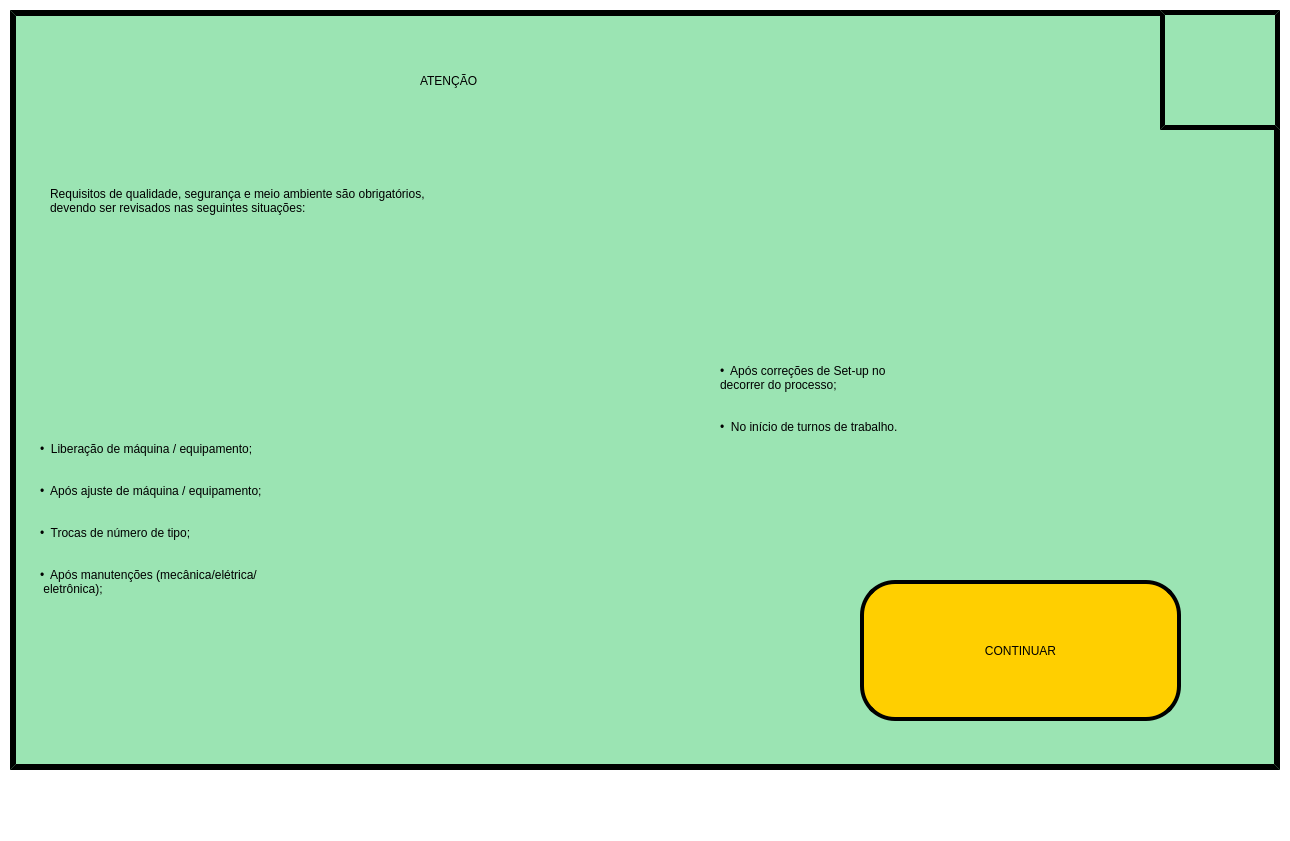
<?xml version="1.0" encoding="UTF-8"?>
<ui version="4.0">
 <class>Atencao</class>
 <widget class="QMainWindow" name="Atencao">
  <property name="geometry">
   <rect>
    <x>0</x>
    <y>0</y>
    <width>1290</width>
    <height>841</height>
   </rect>
  </property>
  <property name="minimumSize">
   <size>
    <width>1290</width>
    <height>841</height>
   </size>
  </property>
  <property name="maximumSize">
   <size>
    <width>1290</width>
    <height>841</height>
   </size>
  </property>
  <property name="windowTitle">
   <string>MainWindow</string>
  </property>
  <property name="styleSheet">
   <string notr="true">background-color: rgb(255, 255, 255);</string>
  </property>
  <widget class="QWidget" name="centralwidget">
   <widget class="QLabel" name="Label_Borda">
    <property name="geometry">
     <rect>
      <x>0</x>
      <y>783</y>
      <width>1290</width>
      <height>18</height>
     </rect>
    </property>
    <property name="text">
     <string/>
    </property>
    <property name="pixmap">
     <pixmap>Imagens/Borda.png</pixmap>
    </property>
    <property name="scaledContents">
     <bool>true</bool>
    </property>
   </widget>
   <widget class="QFrame" name="frame">
    <property name="geometry">
     <rect>
      <x>10</x>
      <y>10</y>
      <width>1270</width>
      <height>760</height>
     </rect>
    </property>
    <property name="styleSheet">
     <string notr="true">background-color: rgb(155, 228, 179);
border-style: outset;




border-color: rgb(0, 0, 0);
border-width:6px;
</string>
    </property>
    <property name="frameShape">
     <enum>QFrame::StyledPanel</enum>
    </property>
    <property name="frameShadow">
     <enum>QFrame::Raised</enum>
    </property>
    <widget class="QLabel" name="Label_Seguranca">
     <property name="geometry">
      <rect>
       <x>410</x>
       <y>10</y>
       <width>451</width>
       <height>121</height>
      </rect>
     </property>
     <property name="styleSheet">
      <string notr="true">border-style: outset;




border-color: rgb(0, 0, 0);
border-width:0px;

font: 75 65pt &quot;Bosch Sans Bold&quot;;</string>
     </property>
     <property name="text">
      <string>ATENÇÃO</string>
     </property>
    </widget>
    <widget class="QPushButton" name="botao_continuar">
     <property name="geometry">
      <rect>
       <x>850</x>
       <y>570</y>
       <width>321</width>
       <height>141</height>
      </rect>
     </property>
     <property name="styleSheet">
      <string notr="true">background-color: rgb(255, 207, 0);
border-style: outset;
border-radius: 35px;



border-color: rgb(0, 0, 0);
border-width:4px;

font: 75 35pt &quot;Bosch Sans Bold&quot;;</string>
     </property>
     <property name="text">
      <string>CONTINUAR</string>
     </property>
    </widget>
    <widget class="QLabel" name="Label_Seguranca_2">
     <property name="geometry">
      <rect>
       <x>40</x>
       <y>140</y>
       <width>1181</width>
       <height>101</height>
      </rect>
     </property>
     <property name="styleSheet">
      <string notr="true">border-style: outset;




border-color: rgb(0, 0, 0);
border-width:0px;

font: 75 25pt &quot;Bosch Sans Bold&quot;;</string>
     </property>
     <property name="text">
      <string>Requisitos de qualidade, segurança e meio ambiente são obrigatórios,
devendo ser revisados nas seguintes situações:</string>
     </property>
    </widget>
    <widget class="QLabel" name="Label_Seguranca_3">
     <property name="geometry">
      <rect>
       <x>40</x>
       <y>300</y>
       <width>1201</width>
       <height>51</height>
      </rect>
     </property>
     <property name="styleSheet">
      <string notr="true">border-style: outset;




border-color: rgb(0, 0, 0);
border-width:0px;

font: 75 25pt &quot;Bosch Sans Bold&quot;;</string>
     </property>
     <property name="text">
      <string/>
     </property>
    </widget>
    <widget class="QLabel" name="Label_Seguranca_4">
     <property name="geometry">
      <rect>
       <x>30</x>
       <y>280</y>
       <width>661</width>
       <height>471</height>
      </rect>
     </property>
     <property name="styleSheet">
      <string notr="true">border-style: outset;




border-color: rgb(0, 0, 0);
border-width:0px;

font: 75 23pt &quot;Bosch Sans Bold&quot;;</string>
     </property>
     <property name="text">
      <string>•  Liberação de máquina / equipamento;


•  Após ajuste de máquina / equipamento;


•  Trocas de número de tipo;


•  Após manutenções (mecânica/elétrica/
 eletrônica);
</string>
     </property>
    </widget>
    <widget class="QLabel" name="Label_Seguranca_5">
     <property name="geometry">
      <rect>
       <x>710</x>
       <y>280</y>
       <width>531</width>
       <height>231</height>
      </rect>
     </property>
     <property name="styleSheet">
      <string notr="true">border-style: outset;




border-color: rgb(0, 0, 0);
border-width:0px;

font: 75 23pt &quot;Bosch Sans Bold&quot;;</string>
     </property>
     <property name="text">
      <string>•  Após correções de Set-up no
decorrer do processo;


•  No início de turnos de trabalho.
</string>
     </property>
    </widget>
    <widget class="QPushButton" name="botao_home">
     <property name="geometry">
      <rect>
       <x>1150</x>
       <y>0</y>
       <width>120</width>
       <height>120</height>
      </rect>
     </property>
     <property name="styleSheet">
      <string notr="true">border-style: outset;
border-color: rgb(0, 0, 0);
border-width:5px;</string>
     </property>
     <property name="text">
      <string/>
     </property>
     <property name="icon">
      <iconset>
       <normaloff>imagens/Home.Liberacao.png</normaloff>imagens/Home.Liberacao.png</iconset>
     </property>
     <property name="iconSize">
      <size>
       <width>105</width>
       <height>105</height>
      </size>
     </property>
    </widget>
   </widget>
  </widget>
  <widget class="QMenuBar" name="menubar">
   <property name="geometry">
    <rect>
     <x>0</x>
     <y>0</y>
     <width>1290</width>
     <height>21</height>
    </rect>
   </property>
  </widget>
  <widget class="QStatusBar" name="statusbar"/>
 </widget>
 <resources/>
 <connections/>
</ui>
